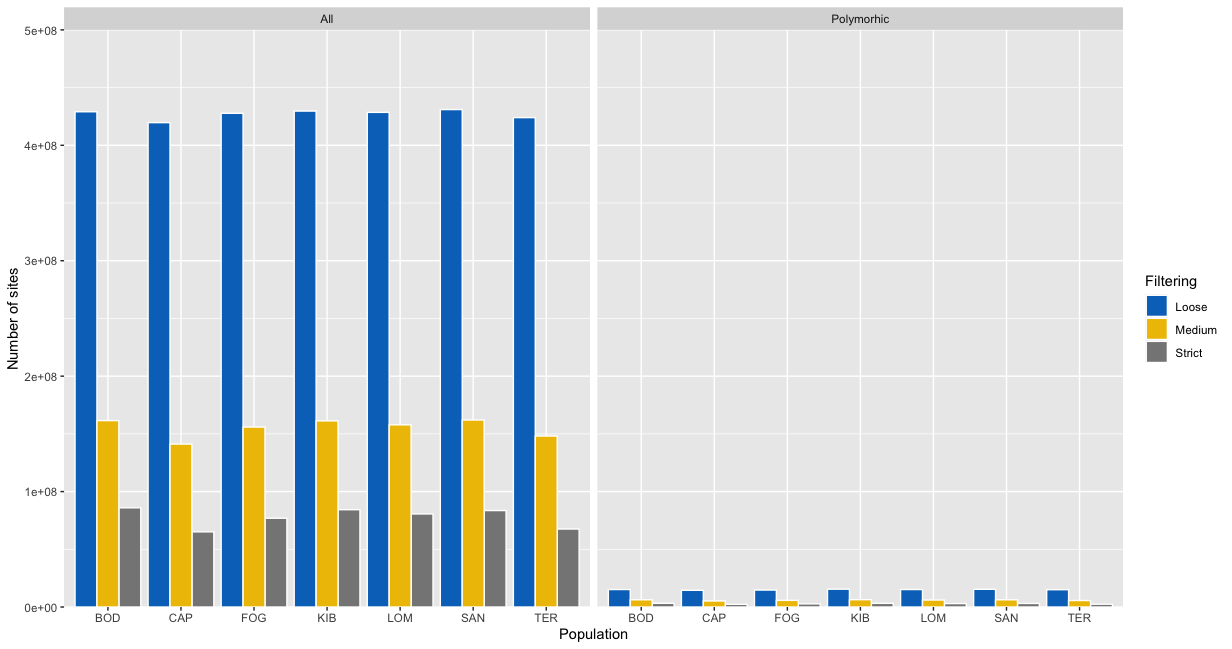

Source code (R):
df <- read.csv("angsd_filtering.csv", header=TRUE)

library(ggplot2)
library(ggpubr)
theme_set(theme_pubr())

ggplot(df, aes(x = Pop, y = Freq))+
  geom_bar(
    aes(fill = Filtering), stat = "identity", color = "white",
    position = position_dodge(0.9)
  )+
  facet_wrap(~Site) + 
  fill_palette("jco") +
  xlab("Population") +
  ylab("Number of sites") +
  scale_y_continuous(limits = c(0,5e+08), expand = c(0, 0))
